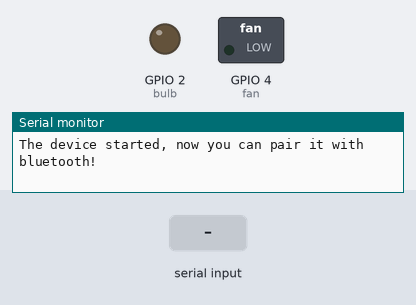
Recording of a sketch running on a simulated ESP32. On the bench: switched loads named in the sketch (green lamp = pin HIGH), output pins drawn as LEDs (lit = HIGH), the last lines printed to the serial monitor. The test bench sets the inputs (shaded band). Nothing arrives over Bluetooth unless stated.

Above: at 1.2 s.
1.3 s: "turn on the bulb" received over the second serial link
At 3.0 s:
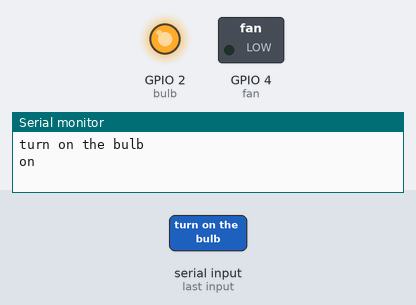
3.8 s: "turn on the fan" received over the second serial link
At 6.0 s:
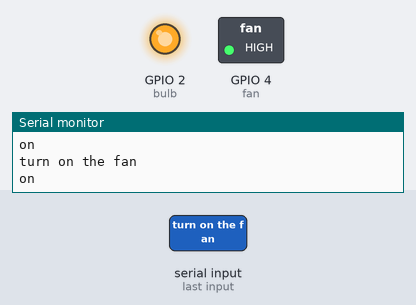
6.3 s: "turn off the bulb" received over the second serial link
At 8.0 s:
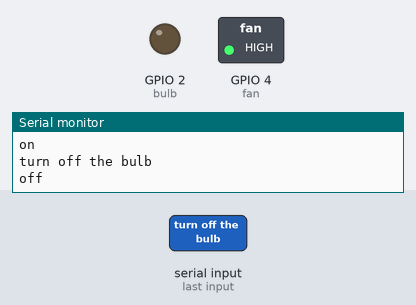
Timing chart, 0 to 9.5 s (numbered marks = the images above; inputs shaded):
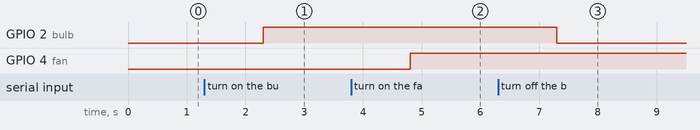

The sketch:

sketch_espPrototype.ino
```cpp
//Include the library file
#include "BluetoothSerial.h"

BluetoothSerial SerialBT;
#define bulb 2 // Relay pin
#define fan 4

void setup() {
  Serial.begin(115200);
  SerialBT.begin("ESP-32"); //Bluetooth device name
  Serial.println("The device started, now you can pair it with bluetooth!");

  pinMode(bulb, OUTPUT);
    digitalWrite(bulb, LOW);
  pinMode(fan, OUTPUT);
  digitalWrite(fan, LOW);
}
void loop() {
  if (SerialBT.available()) {
    String value = SerialBT.readString();
    Serial.println(value);
    if (value == "turn on the bulb") {
      digitalWrite(bulb, HIGH);
      Serial.println("on");
    }
    else if (value == "turn off the bulb") {
      digitalWrite(bulb, LOW);
      Serial.println("off");
    }
    else if (value == "turn on the fan") {
      digitalWrite(fan, HIGH);
      Serial.println("on");
    }
    else if (value == "turn off the fan") {
      digitalWrite(fan, LOW);
      Serial.println("off");
    }
    else if (value == "turn on both") {
      digitalWrite(bulb, HIGH);
      digitalWrite(fan, HIGH);
      Serial.println("on");

    }
    else if (value == "turn off both") {
      digitalWrite(bulb, LOW);
      digitalWrite(fan, LOW);
      Serial.println("off");
    }
    }
  }
```

Measured:
- after the input at 1.3 s, GPIO 2 (bulb): LOW → HIGH after 1.0 s
- after the input at 3.8 s, GPIO 4 (fan): LOW → HIGH after 1.0 s
- after the input at 6.3 s, GPIO 2 (bulb): HIGH → LOW after 1.0 s
